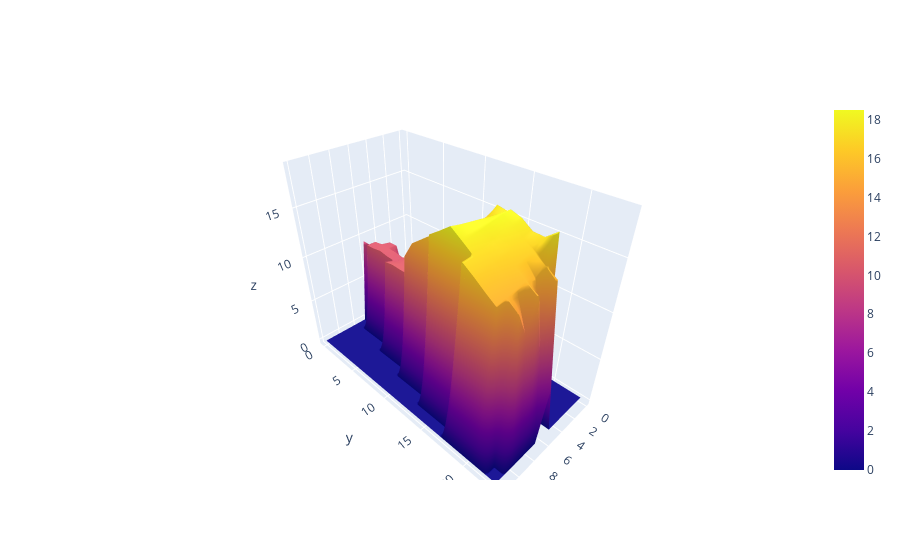

The notebook cell saved with this chart:
### Code cell
fig = go.Figure(data=go.Surface(z=CHM))
fig.show()

### Figure 1 — Plotly figure (JSON) as saved in the notebook; plotly's stock layout.template omitted (floating-point values rounded to 4 significant figures; data arrays with more than 128 entries replaced by an {"elided": "..."} marker saying what was removed)
{"data": [{"type": "surface", "z": {"elided": "24x13 float values"}}], "layout": {}}
